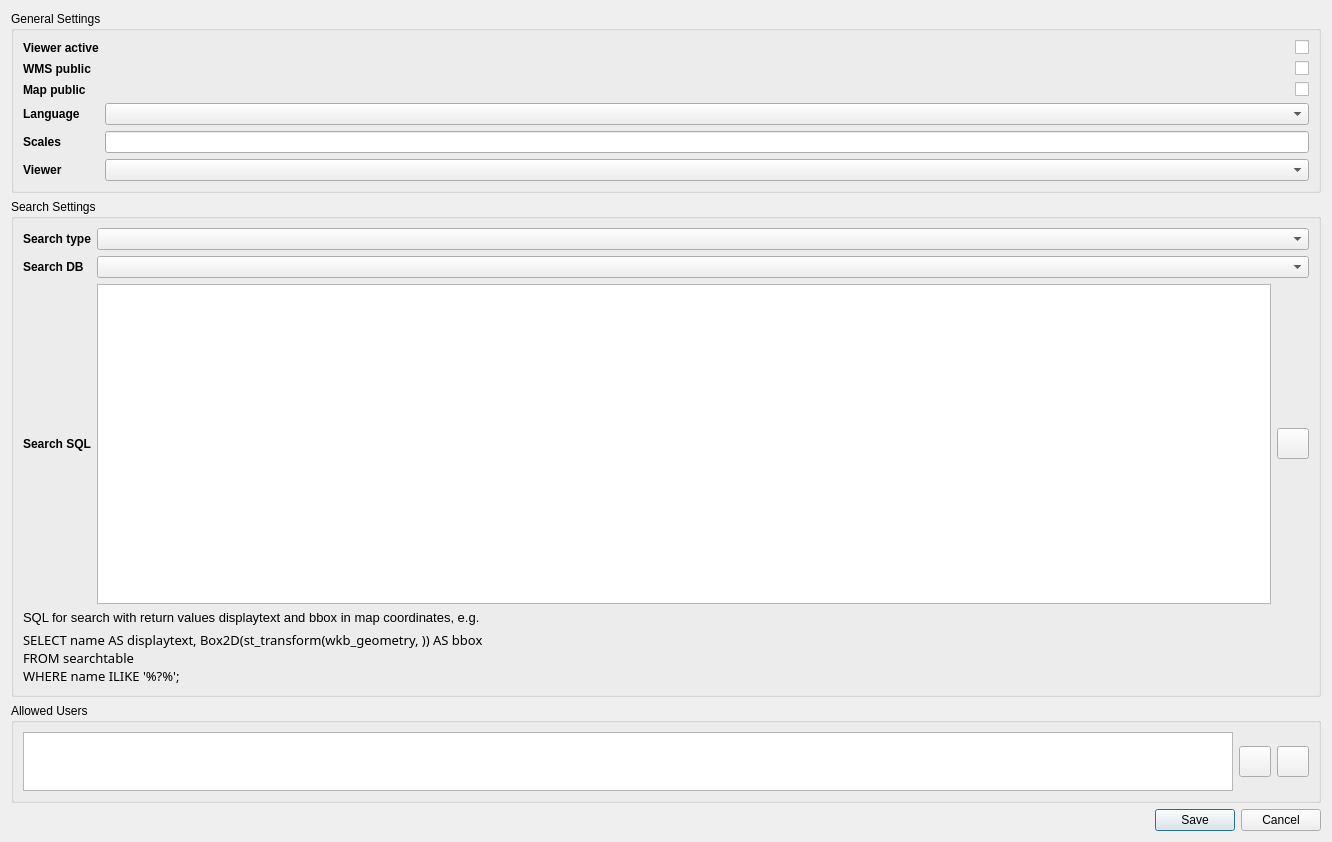
<?xml version="1.0" encoding="UTF-8"?>
<ui version="4.0">
 <class>map_settings</class>
 <widget class="QDialog" name="map_settings">
  <property name="geometry">
   <rect>
    <x>0</x>
    <y>0</y>
    <width>1332</width>
    <height>842</height>
   </rect>
  </property>
  <property name="windowTitle">
   <string>Map Settings</string>
  </property>
  <layout class="QGridLayout" name="gridLayout">
   <item row="4" column="0">
    <widget class="QGroupBox" name="settings_box">
     <property name="title">
      <string>General Settings</string>
     </property>
     <layout class="QGridLayout" name="gridLayout_2">
      <item row="0" column="0" colspan="2">
       <layout class="QGridLayout" name="gridLayout_5">
        <item row="2" column="1">
         <widget class="QCheckBox" name="map_public_chkb">
          <property name="layoutDirection">
           <enum>Qt::RightToLeft</enum>
          </property>
          <property name="iconSize">
           <size>
            <width>24</width>
            <height>24</height>
           </size>
          </property>
          <property name="checked">
           <bool>false</bool>
          </property>
          <property name="autoExclusive">
           <bool>false</bool>
          </property>
         </widget>
        </item>
        <item row="2" column="0">
         <widget class="QLabel" name="map_public_lbl">
          <property name="font">
           <font>
            <weight>75</weight>
            <bold>true</bold>
           </font>
          </property>
          <property name="text">
           <string>Map public</string>
          </property>
         </widget>
        </item>
        <item row="0" column="1">
         <widget class="QCheckBox" name="viewer_active_chkb">
          <property name="layoutDirection">
           <enum>Qt::RightToLeft</enum>
          </property>
          <property name="iconSize">
           <size>
            <width>24</width>
            <height>24</height>
           </size>
          </property>
          <property name="checked">
           <bool>false</bool>
          </property>
          <property name="autoExclusive">
           <bool>false</bool>
          </property>
         </widget>
        </item>
        <item row="1" column="1">
         <widget class="QCheckBox" name="wms_public_chkb">
          <property name="layoutDirection">
           <enum>Qt::RightToLeft</enum>
          </property>
          <property name="iconSize">
           <size>
            <width>24</width>
            <height>24</height>
           </size>
          </property>
          <property name="checked">
           <bool>false</bool>
          </property>
          <property name="autoExclusive">
           <bool>false</bool>
          </property>
         </widget>
        </item>
        <item row="5" column="0">
         <widget class="QLabel" name="viewer_lbl">
          <property name="font">
           <font>
            <weight>75</weight>
            <bold>true</bold>
           </font>
          </property>
          <property name="text">
           <string>Viewer</string>
          </property>
         </widget>
        </item>
        <item row="5" column="1">
         <widget class="QComboBox" name="viewer_combobox"/>
        </item>
        <item row="3" column="1">
         <widget class="QComboBox" name="language_combobox"/>
        </item>
        <item row="4" column="0">
         <widget class="QLabel" name="scales_lbl">
          <property name="font">
           <font>
            <weight>75</weight>
            <bold>true</bold>
           </font>
          </property>
          <property name="text">
           <string>Scales</string>
          </property>
         </widget>
        </item>
        <item row="4" column="1">
         <widget class="QLineEdit" name="scales_lineedit"/>
        </item>
        <item row="3" column="0">
         <widget class="QLabel" name="language_lbl">
          <property name="font">
           <font>
            <weight>75</weight>
            <bold>true</bold>
           </font>
          </property>
          <property name="text">
           <string>Language</string>
          </property>
         </widget>
        </item>
        <item row="0" column="0">
         <widget class="QLabel" name="viewer_active_lbl">
          <property name="font">
           <font>
            <weight>75</weight>
            <bold>true</bold>
           </font>
          </property>
          <property name="text">
           <string>Viewer active</string>
          </property>
         </widget>
        </item>
        <item row="1" column="0">
         <widget class="QLabel" name="wms_public_lbl">
          <property name="font">
           <font>
            <weight>75</weight>
            <bold>true</bold>
           </font>
          </property>
          <property name="text">
           <string>WMS public</string>
          </property>
         </widget>
        </item>
       </layout>
      </item>
     </layout>
    </widget>
   </item>
   <item row="6" column="0">
    <widget class="QGroupBox" name="user_management">
     <property name="sizePolicy">
      <sizepolicy hsizetype="Preferred" vsizetype="Fixed">
       <horstretch>0</horstretch>
       <verstretch>20</verstretch>
      </sizepolicy>
     </property>
     <property name="minimumSize">
      <size>
       <width>0</width>
       <height>20</height>
      </size>
     </property>
     <property name="maximumSize">
      <size>
       <width>16777215</width>
       <height>100</height>
      </size>
     </property>
     <property name="title">
      <string>Allowed Users</string>
     </property>
     <layout class="QGridLayout" name="gridLayout_3">
      <item row="0" column="1">
       <layout class="QGridLayout" name="gridLayout_8">
        <item row="1" column="2">
         <widget class="QToolButton" name="delete_user_btn">
          <property name="text">
           <string/>
          </property>
          <property name="iconSize">
           <size>
            <width>24</width>
            <height>24</height>
           </size>
          </property>
         </widget>
        </item>
        <item row="1" column="0">
         <widget class="QListWidget" name="users_listWidget"/>
        </item>
        <item row="1" column="1">
         <widget class="QToolButton" name="add_users_btn">
          <property name="text">
           <string/>
          </property>
          <property name="iconSize">
           <size>
            <width>24</width>
            <height>24</height>
           </size>
          </property>
         </widget>
        </item>
       </layout>
      </item>
     </layout>
    </widget>
   </item>
   <item row="7" column="0">
    <widget class="QDialogButtonBox" name="dialog_buttonBox">
     <property name="orientation">
      <enum>Qt::Horizontal</enum>
     </property>
     <property name="standardButtons">
      <set>QDialogButtonBox::Cancel|QDialogButtonBox::Save</set>
     </property>
    </widget>
   </item>
   <item row="5" column="0">
    <widget class="QGroupBox" name="sql_editor_box">
     <property name="title">
      <string>Search Settings</string>
     </property>
     <layout class="QGridLayout" name="gridLayout_4">
      <item row="1" column="1">
       <widget class="QLabel" name="label">
        <property name="font">
         <font>
          <pointsize>10</pointsize>
         </font>
        </property>
        <property name="text">
         <string>SQL for search with return values displaytext and bbox in map coordinates, e.g. </string>
        </property>
        <property name="wordWrap">
         <bool>true</bool>
        </property>
       </widget>
      </item>
      <item row="0" column="1">
       <layout class="QGridLayout" name="gridLayout_6">
        <item row="1" column="1">
         <widget class="QComboBox" name="search_db_combobox"/>
        </item>
        <item row="0" column="0">
         <widget class="QLabel" name="search_type_lbl">
          <property name="font">
           <font>
            <weight>75</weight>
            <bold>true</bold>
           </font>
          </property>
          <property name="text">
           <string>Search type</string>
          </property>
         </widget>
        </item>
        <item row="1" column="0">
         <widget class="QLabel" name="search_db_lbl">
          <property name="font">
           <font>
            <weight>75</weight>
            <bold>true</bold>
           </font>
          </property>
          <property name="text">
           <string>Search DB</string>
          </property>
         </widget>
        </item>
        <item row="2" column="1">
         <layout class="QGridLayout" name="gridLayout_9">
          <item row="0" column="0">
           <widget class="QgsCodeEditorSQL" name="search_sql_textedit"/>
          </item>
          <item row="0" column="1">
           <widget class="QToolButton" name="sql_preview_btn">
            <property name="text">
             <string/>
            </property>
            <property name="iconSize">
             <size>
              <width>24</width>
              <height>24</height>
             </size>
            </property>
           </widget>
          </item>
         </layout>
        </item>
        <item row="2" column="0">
         <widget class="QLabel" name="search_sql_lbl">
          <property name="font">
           <font>
            <weight>75</weight>
            <bold>true</bold>
           </font>
          </property>
          <property name="text">
           <string>Search SQL</string>
          </property>
         </widget>
        </item>
        <item row="0" column="1">
         <widget class="QComboBox" name="search_type_combobox"/>
        </item>
       </layout>
      </item>
      <item row="2" column="1">
       <widget class="QLabel" name="label_2">
        <property name="font">
         <font>
          <family>Courier 10 Pitch</family>
          <pointsize>10</pointsize>
         </font>
        </property>
        <property name="text">
         <string>SELECT name AS displaytext, Box2D(st_transform(wkb_geometry, &lt;CRS&gt;)) AS bbox 
FROM searchtable 
WHERE name ILIKE '%?%';</string>
        </property>
       </widget>
      </item>
     </layout>
    </widget>
   </item>
  </layout>
 </widget>
 <customwidgets>
  <customwidget>
   <class>QgsCodeEditorSQL</class>
   <extends>QTextEdit</extends>
   <header>qgis/gui.h</header>
  </customwidget>
 </customwidgets>
 <resources/>
 <connections>
  <connection>
   <sender>dialog_buttonBox</sender>
   <signal>accepted()</signal>
   <receiver>map_settings</receiver>
   <slot>accept()</slot>
   <hints>
    <hint type="sourcelabel">
     <x>248</x>
     <y>254</y>
    </hint>
    <hint type="destinationlabel">
     <x>157</x>
     <y>274</y>
    </hint>
   </hints>
  </connection>
  <connection>
   <sender>dialog_buttonBox</sender>
   <signal>rejected()</signal>
   <receiver>map_settings</receiver>
   <slot>reject()</slot>
   <hints>
    <hint type="sourcelabel">
     <x>316</x>
     <y>260</y>
    </hint>
    <hint type="destinationlabel">
     <x>286</x>
     <y>274</y>
    </hint>
   </hints>
  </connection>
 </connections>
</ui>
